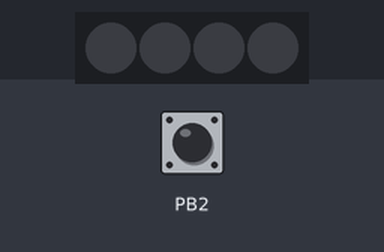
Bench run of a sketch on a simulated ATtiny85, built with avr-gcc and run on an emulated ATtiny85. Parts: 4 RGB LEDs in strip order, left to right. Inputs (shaded band) come from the test bench; at power-on: PB2 HIGH.

Above: at 1.2 s.
1.3 s: PB2 pulled LOW for 0.15 s
At 2.2 s:
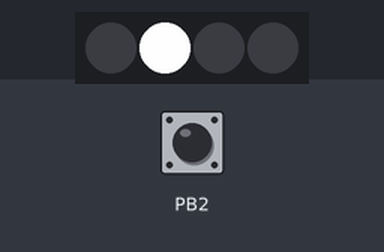
At 18.14 s:
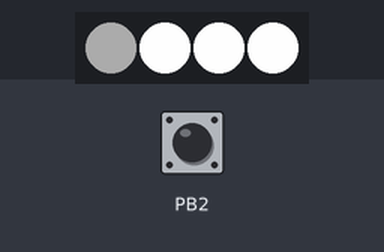
Timing chart, 0 to 19.8 s (numbered marks = the images above; inputs shaded):
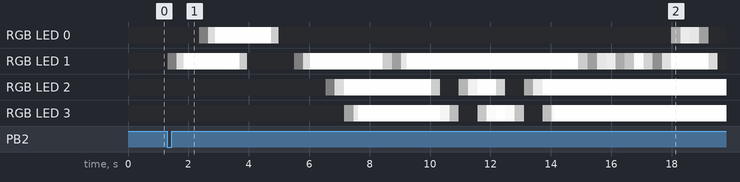

The sketch:

BB8_2_Head.ino
```cpp
#include <Adafruit_NeoPixel.h>
#ifdef __AVR__
  #include <avr/power.h>
#endif

// Which pin on the Arduino is connected to the NeoPixels?
// On a Trinket or Gemma we suggest changing this to 1
#define PIN            1

// How many NeoPixels are attached to the Arduino?
#define NUMPIXELS      4

Adafruit_NeoPixel pixels = Adafruit_NeoPixel(NUMPIXELS, PIN, NEO_GRB + NEO_KHZ800);

int delayval = 500; // delay for half a second
int brightness = 0;
int fadeAmount = 5;
int switchState = 0;

void setup() {
  // This is for Trinket 5V 16MHz, you can remove these three lines if you are not using a Trinket
#if defined (__AVR_ATtiny85__)
  if (F_CPU == 16000000) clock_prescale_set(clock_div_1);
#endif
  // End of trinket special code

  pinMode (2, INPUT_PULLUP);


  pixels.begin(); // This initializes the NeoPixel library.
}


void fade(int i) {
  for(int j=0;j<255;j+=4) {
    pixels.setPixelColor(i, pixels.Color(j,j,j));
    pixels.show(); // This sends the updated pixel color to the hardware.
    delay(8);
  }
}

void fadedown(int i) {
  for(int j=255;j>0;j-=4) {
    pixels.setPixelColor(i, pixels.Color(j,j,j));
    pixels.show(); // This sends the updated pixel color to the hardware.
    delay(8);
  }
    pixels.setPixelColor(i, pixels.Color(0,0,0));
    pixels.show(); // This sends the updated pixel color to the hardware.
}

void loop() {

    switchState = digitalRead(2);


    if (switchState == 0) {
    digitalWrite(2, HIGH); // turn on LEDs
    fade(1);                // fade eye up
    delay(500);
    fade(0);                //fade holo up
    delay(500);
    fadedown(1);                // fade eye down
    delay(500);
    fadedown(0);                //fade holo down
    delay(500);
    fade(1);                // fade eye up
    delay(500);
    fade(2);                // fade logic1 up
    fade(3);                // fade logic2 up
    delay(500);
    fadedown(1);                // fade eye down
    fade(1);                // fade eye up
    delay(500);
    fadedown(2);                // fade logic1 up
    fadedown(3);                // fade logic2 up
    fade(2);                // fade logic1 up
    fade(3);                // fade logic2 up
    fadedown(2);                // fade logic1 down
    fadedown(3);                // fade logic2 down
    fade(2);                // fade logic1 up
    fade(3);                // fade logic2 up
    delay(500);
    fadedown(1);                // fade eye down
    fade(1);                // fade eye up
    fadedown(1);                // fade eye down
    fade(1);                // fade eye up
    fadedown(1);                // fade eye down
    fade(1);                // fade eye up
    fade(0);                //fade holo up
    fadedown(0);                //fade holo down
    fadedown(1);                // fade eye down
    fadedown(2);                // fade logic1 down
    fadedown(3);                // fade logic2 down
    fadedown(1);                // fade eye down
    fade(1);                // fade eye up
    fadedown(1);                // fade eye down
    fade(1);                // fade eye up
    fadedown(1);                // fade eye down


  }
}
```
